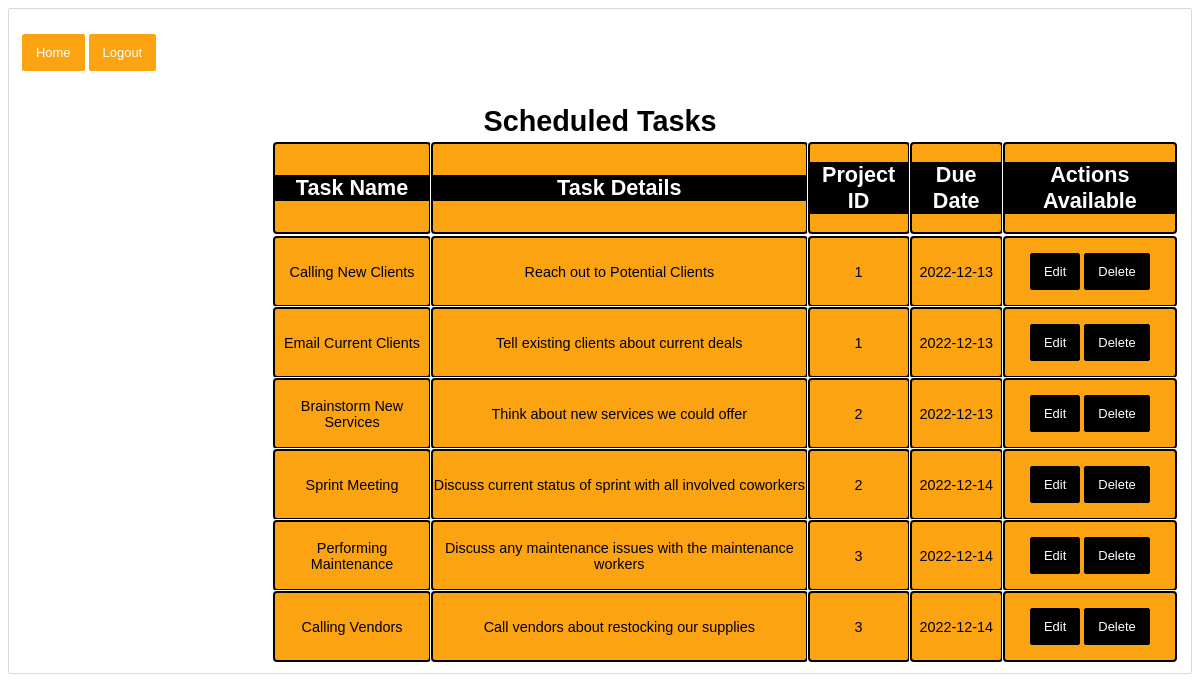
Page /calendar (signed in) on the committed database.
### models.py (models this page shows, shortened)
class Task(db.Model):
	id = db.Column("id", db.Integer, primary_key=True)
	project_id = db.Column("project_id", db.Integer)
	name = db.Column("name", db.String(200))
	text = db.Column("text", db.String(200))
	deadline = db.Column("deadline", db.String(10))
	imageUrl = db.Column("imageUrl", db.String(200))
	user_id = db.Column(db.Integer, db.ForeignKey("user.id"), nullable=False)

### jams01.py (the view)
@app.route('/calendar')
def calendar():
    if session.get('user'):
        my_projects = db.session.query(Project).all()
        my_tasks = db.session.query(Task).all()
        return render_template("calendar.html", projects=my_projects, tasks=my_tasks, user=session['user'], usern=session['user_name'])
    return redirect(url_for('login'))

### templates/calendar.html (shortened to what this page needs)
<!DOCTYPE html>
<html lang="en">
    <head>
        <link rel="stylesheet" href="{{ url_for('static', filename='main.css') }}">
        <link rel="stylesheet" href="{{ url_for('static', filename='forms.css') }}">
    </head>
    <body>
        <div class="navdiv">
            <nav>
                <form> <input type ="button" onclick="window.location.href='{{ url_for('user') }}';" value="Home" />
                <input type ="button" onclick="window.location.href='{{ url_for('logout') }}';" value="Logout" /></form>
            </nav>
        </div>
        <h1>Scheduled Tasks</h1>
        <div class="calendar">
        <table>
            <tr>
                <td><h2>Task Name</h2></td>
                <td><h2>Task Details</h2></td>
                <td><h2>Project ID</h2></td>
                <td><h2>Due Date</h2></td>
                <td><h2>Actions Available</h2></td>
            <tr>
                {% for task in tasks %}
                <tr>
                        <td>{{ task.name }}</td>
                        <td>{{ task.text }}</td>
                        <td>{{ task.project_id }}</td>
                        <td>{{ task.deadline }}</td>
                        <td>
                            {% if user == task.user_id %}
                            <form action="{{ url_for('edit', task_id=task.id, project_id=task.project_id) }}" method="get">
                                <input type="submit" value="Edit">
                            </form>
                            <form action="{{url_for('delete', task_id=task.id) }}" method="post">
                                <input type="submit" value="Delete">
                            </form>
                            {% else %}
                            No Actions Available
                            {% endif %}
                        </td>
                </tr>
                {% endfor %}
        </table>
        </div>
    </body>

### static/main.css (style rules this page uses)
body { padding: 10px 13px; margin-bottom: 15px; border-radius: 2px; border: 1px solid #d4d9e3; font-weight: 200; color: #4d5060; font-family: 'Poppins', sans-serif; font-size: .9em; }
h1 { text-align: center; color: rgb(0,0,0); margin-bottom: 3px; display: block; font-weight: 10000; }
h2 { text-align: center; color: white; background-color:rgb(0,0,0); border-radius: 5px; }
input[type="button"] { background: rgb(252, 163, 17); border: 0; color: white; border-radius: 2px; margin-top: 15px; font-weight: 400; border: 1px solid rgb(252, 163, 17); transition: all .3s ease-out; }
.calendar { color: black; align-items: center; }
.calendar td { background-color: rgb(252, 163, 17); outline:auto; text-align: center; }
.calendar table { padding-left: 250px; }
.calendar form { background-color: rgb(252, 163, 17); color: black; display: inline; }
.calendar h2 { border-radius: 0; }

### static/forms.css (style rules this page uses)
form { background: white; width: 100%; }
input, textarea { padding: 10px 13px; margin-bottom: 15px; border-radius: 2px; border: 1px solid #d4d9e3; font-weight: 200; color: #4d5060; font-family: 'Poppins', sans-serif; font-size: .9em; }
input[type="submit"] { background: rgb(0, 0, 0); border: 0; color: white; border-radius: 2px; margin-top: 15px; font-weight: 400; border: 1px solid rgb(0, 0, 0); transition: all .3s ease-out; }

### rows in the picture
Task: name "Calling New Clients", text "Reach out to Potential Clients", project_id "1", deadline "2022-12-13"
Task: name "Email Current Clients", text "Tell existing clients about current deals", project_id "1", deadline "2022-12-13"
Task: name "Brainstorm New Services", text "Think about new services we could offer", project_id "2", deadline "2022-12-13"
Task: name "Sprint Meeting", text "Discuss current status of sprint with all involved coworkers", project_id "2", deadline "2022-12-14"
Task: name "Performing Maintenance", text "Discuss any maintenance issues with the maintenance workers", project_id "3", deadline "2022-12-14"
Task: name "Calling Vendors", text "Call vendors about restocking our supplies", project_id "3", deadline "2022-12-14"
